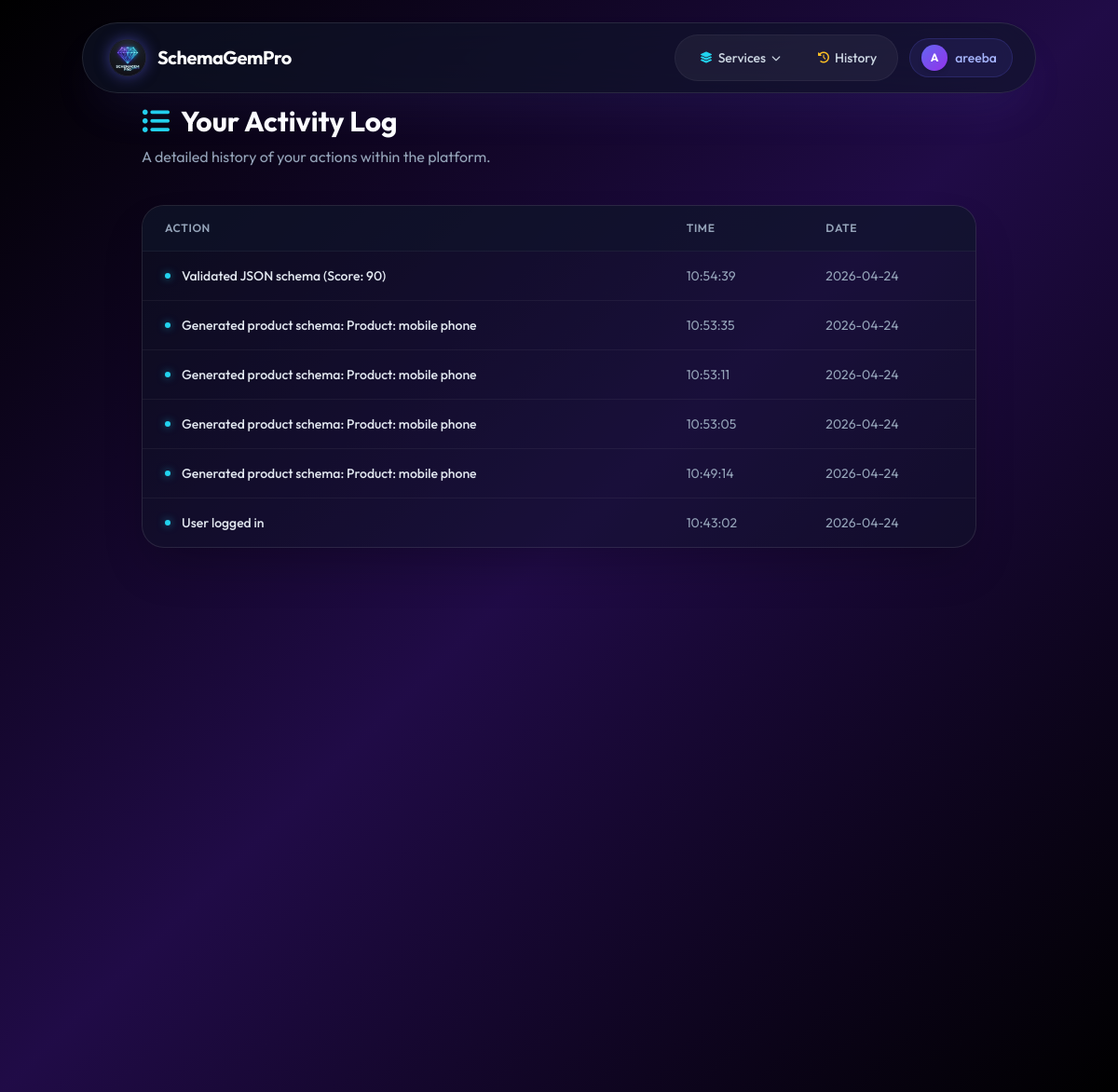
The app's page /activity (signed in) with its own data.
### models.py (models this page shows, shortened)
class User(db.Model, UserMixin):
    id = db.Column(db.Integer, primary_key=True)
    username = db.Column(db.String(80), unique=True, nullable=False)
    email = db.Column(db.String(120), unique=True, nullable=False)
    password_hash = db.Column(db.String(256), nullable=False)
    created_at = db.Column(db.DateTime, default=datetime.utcnow)
    schemas = db.relationship('Schema', backref='owner', lazy=True)
    logs = db.relationship('ActivityLog', backref='user', lazy=True)

class ActivityLog(db.Model):
    id = db.Column(db.Integer, primary_key=True)
    action = db.Column(db.String(200), nullable=False)
    created_at = db.Column(db.DateTime, default=datetime.utcnow)
    user_id = db.Column(db.Integer, db.ForeignKey('user.id'), nullable=False)

### app.py (the view)
@app.route('/activity')
@login_required
def activity_log():
    logs = ActivityLog.query.filter_by(user_id=current_user.id).order_by(ActivityLog.created_at.desc()).limit(50).all()
    return render_template('activity.html', logs=logs)

### app.py (called while the page is built)
@login_manager.user_loader
def load_user(user_id):
    return db.session.get(User, int(user_id))

### templates/activity.html (shortened to what this page needs)
{% extends 'base.html' %}
{% block content %}
<div class="animate-fade-in-up max-w-4xl mx-auto">
    <div class="mb-10">
        <h1 class="text-3xl font-bold text-white flex items-center gap-3">
            <i class="fas fa-list-ul text-cyan-400"></i> Your Activity Log
        </h1>
        <p class="text-slate-400 mt-2">A detailed history of your actions within the platform.</p>
    </div>
    <div class="bg-slate-900/40 backdrop-blur-xl border border-white/10 rounded-3xl overflow-hidden shadow-2xl">
        {% if logs %}
        <div class="overflow-x-auto">
            <table class="w-full text-left border-collapse">
                <thead>
                    <tr class="bg-slate-900/50 border-b border-white/5">
                        <th class="px-6 py-4 text-xs font-semibold text-slate-400 uppercase tracking-wider">Action</th>
                        <th class="px-6 py-4 text-xs font-semibold text-slate-400 uppercase tracking-wider">Time</th>
                        <th class="px-6 py-4 text-xs font-semibold text-slate-400 uppercase tracking-wider">Date</th>
                    </tr>
                </thead>
                <tbody class="divide-y divide-white/5">
                    {% for log in logs %}
                    <tr class="hover:bg-white/5 transition-colors group">
                        <td class="px-6 py-4 flex items-center gap-3 text-sm font-medium text-slate-200 group-hover:text-white transition-colors">
                            <span class="w-1.5 h-1.5 rounded-full bg-cyan-400 shadow-[0_0_8px_rgba(34,211,238,0.6)]"></span>
                            {{ log.action }}
                        </td>
                        <td class="px-6 py-4 text-sm text-slate-400">{{ log.created_at.strftime('%H:%M:%S') }}</td>
                        <td class="px-6 py-4 text-sm text-slate-400">{{ log.created_at.strftime('%Y-%m-%d') }}</td>
                    </tr>
                    {% endfor %}
                </tbody>
            </table>
        </div>
        {% endif %}
    </div>
</div>
{% endblock %}

### templates/base.html (shortened to what this page needs)
<!DOCTYPE html>
<html lang="en">
<head>
  <link rel="stylesheet" href="https://cdnjs.cloudflare.com/ajax/libs/font-awesome/6.4.0/css/all.min.css">
  <script src="https://cdn.tailwindcss.com"></script>
</head>
<body class="text-slate-200 font-sans overflow-x-hidden antialiased bg-black selection:bg-indigo-500/30">
  <div class="fixed inset-0 -z-10 overflow-hidden bg-black">
    <video autoplay muted loop playsinline class="w-full h-full object-cover mix-blend-luminosity opacity-60">
      <source src="https://media.istockphoto.com/id/1310134440/video/digital-transformation-concept-system-engineering-binary-code-programming.mp4?s=mp4-640x640-is&k=20&c=yL2j8oN-N-Zl_A1wH0O7sY8Q_o_v0xKk0xX_K8f7s2g=" type="video/mp4">
    </video>
    <div class="absolute inset-0 bg-gradient-to-br from-black/95 via-violet-950/70 to-black/95"></div>
  </div>
  <nav class="fixed w-[92%] max-w-5xl z-50 top-6 left-1/2 -translate-x-1/2 transition-all duration-300 bg-slate-900/60 backdrop-blur-2xl border border-white/10 rounded-full py-3 px-6 shadow-2xl shadow-indigo-500/10">
    <div class="flex items-center justify-between">
      <a href="{{ url_for('index') }}" class="flex items-center gap-3 group cursor-pointer pl-1">
        <img src="{{ url_for('static', filename='img/logo.png') }}" alt="SchemaGemPro Logo" class="w-10 h-10 rounded-full shadow-[0_0_15px_rgba(99,102,241,0.5)] group-hover:shadow-[0_0_25px_rgba(99,102,241,0.8)] transition-all duration-300 border border-white/10">
        <h1 class="text-xl font-bold text-white tracking-tight">SchemaGemPro</h1>
      </a>
      <div class="flex items-center gap-2">
        {% if current_user.is_authenticated %}
          <div class="hidden sm:flex items-center gap-1 bg-white/5 rounded-full p-1.5 border border-white/5">
            <div class="nav-dropdown" id="servicesDropdown">
              <button onclick="toggleDropdown()" class="flex items-center gap-1.5 px-5 py-2 rounded-full text-sm font-medium text-slate-300 hover:text-white hover:bg-white/10 transition-all select-none">
                <i class="fas fa-layer-group text-cyan-400 text-xs"></i> Services
                <i class="fas fa-chevron-down text-[10px] transition-transform duration-200" id="servicesChevron"></i>
              </button>
            </div>
            <a href="{{ url_for('history') }}" class="flex items-center gap-1.5 px-4 py-2 rounded-full text-sm font-medium text-slate-300 hover:text-white hover:bg-white/10 transition-all">
              <i class="fas fa-history text-amber-400 text-xs"></i> History
            </a>
          </div>
          <a href="{{ url_for('dashboard') }}" class="hidden sm:flex items-center gap-2 ml-1 pl-3 pr-4 py-1.5 rounded-full bg-indigo-500/10 border border-indigo-500/20 hover:bg-indigo-500/20 hover:border-indigo-500/40 transition-all duration-200 group">
            <div class="w-7 h-7 rounded-full bg-gradient-to-br from-indigo-500 to-purple-600 flex items-center justify-center text-white text-xs font-bold shadow-md">
              {{ current_user.username[0].upper() }}
            </div>
            <span class="text-sm font-medium text-indigo-300 group-hover:text-indigo-200 transition-colors">{{ current_user.username }}</span>
          </a>
        {% endif %}
      </div>
    </div>
  </nav>
  <main class="min-h-screen pt-28 pb-20 relative z-10 px-6">
    <div class="max-w-7xl mx-auto">
      {% block content %}{% endblock %}
    </div>
  </main>
</body>
</html>

### templates/base.html (style rules this page uses)
.nav-dropdown { position: relative; }

### records on screen
User: username "A", username "areeba"
ActivityLog: action "Validated JSON schema (Score: 90)", created_at "10:54:39", created_at "2026-04-24"
ActivityLog: action "Generated product schema: Product: mobile phone", created_at "10:53:35", created_at "2026-04-24"
ActivityLog: action "Generated product schema: Product: mobile phone", created_at "10:53:11", created_at "2026-04-24"
ActivityLog: action "Generated product schema: Product: mobile phone", created_at "10:53:05", created_at "2026-04-24"
ActivityLog: action "Generated product schema: Product: mobile phone", created_at "10:49:14", created_at "2026-04-24"
ActivityLog: action "User logged in", created_at "10:43:02", created_at "2026-04-24"
